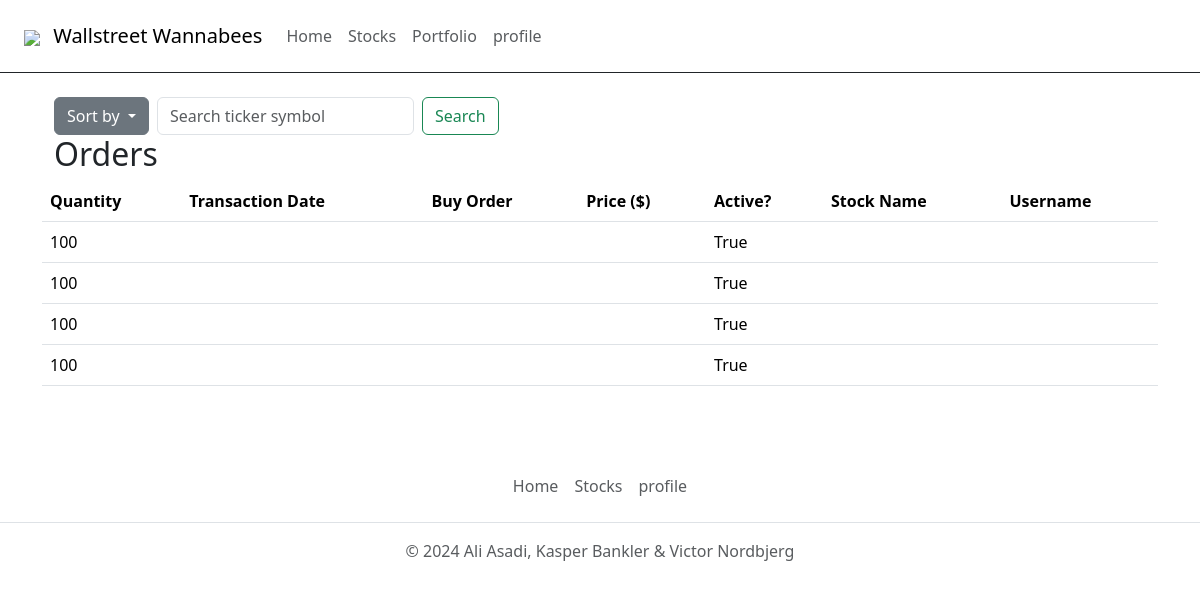
The page /portfolio/ (signed in) on the database its author committed.
### accounts/models.py (models this page shows, shortened)
class CustomUser(AbstractUser):
    balance=models.FloatField(default=100000)
    class Meta:
        app_label = 'accounts'

### portfolio/models.py (models this page shows, shortened)
class Order(models.Model):
    quantity = models.IntegerField(default=0)
    isActive = models.BooleanField(max_length=255, default=True)
    user = models.ForeignKey(CustomUser, on_delete=models.CASCADE)
    stock = models.ForeignKey(Stock, on_delete=models.CASCADE)

### portfolio/views.py (the view)
# urls.py: path('', views.index, name='index'),
@login_required
def index(request, sort=None):
    orders = Order.objects.filter(user=request.user, isActive=True)
    orders = list(orders.values())  # Konverterer orders til list af dictionaries
    if sort == 'price':
        quicksort(orders, 0, len(orders) - 1, "price", descending=True)
    return render(request, "index.html", {"orders": orders})

### portfolio/templates/index.html (shortened to what this page needs)
{% extends "base.html" %}
{% block content %}
<div class="container">
  <div class="row">
    <div class="col">
      <div class="d-flex align-items-center">
        <div class="dropdown">
          <a
            class="btn btn-secondary dropdown-toggle"
            href="#"
            role="button"
            data-bs-toggle="dropdown"
            aria-expanded="false"
          >
            Sort by
          </a>
        </div>
        <form class="d-flex ms-2" role="search" id="searchForm">
          <input
            class="form-control me-2"
            type="search"
            placeholder="Search ticker symbol"
            aria-label="Search"
            id="searchInput"
          />
          <button class="btn btn-outline-success" type="submit">Search</button>
        </form>
      </div>
      </div>
      <h2>Orders</h2>
      <table class="table">
        <thead>
          <tr>
            <th>Quantity</th>
            <th>Transaction Date</th>
            <th>Buy Order</th>
            <th>Price ($)</th>
            <th>Active?</th>
            <th>Stock Name</th>
            <th>Username</th>
          </tr>
        </thead>
        <tbody>
          {% for order in orders %}
            <tr>
              <td>{{ order.quantity }}</td>
              <td>{{ order.transactionDate }}</td>
              <td>{{ order.isBuyOrder }}</td>
              <td>{{ order.price }}</td>
              <td>{{ order.isActive }}</td>
              <td>{{ order.stock }}</td>
              <td>{{ order.user }}</td>
            </tr>
          {% endfor %}
        </tbody>
      </table>
    </div>
  </div>
{% endblock %}

### templates/base.html (shortened to what this page needs)
<!DOCTYPE html>
<html lang="en">
  <head>
    <link
      href="https://cdn.jsdelivr.net/npm/bootstrap@5.3.3/dist/css/bootstrap.min.css"
      rel="stylesheet"
    />
  </head>
  <body>
    <nav class="navbar bg-body-white px-3 border-bottom border-dark">
      <div class="navbar">
        <a class="navbar-brand" href="/">
        <img class="img-fluid px-2" style="height:50px;" src="https://img.freepik.com/premium-vector/ww-logo-design_705304-609.jpg" />
        Wallstreet Wannabees
      </a>
          <a href="/" class="nav-link px-2 text-muted zoom">Home</a>
          <a href="/stocks" class="nav-link px-2 text-muted zoom">Stocks</a>
          <a href="/portfolio/" class="nav-link px-2 text-muted zoom">Portfolio</a>
          <a href="/accounts/{{user.username|yesno:"profile,login"}}" class=" zoom nav-link px-2 text-muted">{{user.username|yesno:"profile,login"}}</a>
        </div>
    </nav>
    <main class="container py-4 mains" >{% block content %} {% endblock %}</main>
    <footer class="py-3 my-4">
      <ul class="nav justify-content-center border-bottom pb-3 mb-3">
        <li class="nav-item">
          <a href="/" class="nav-link px-2 text-muted zoom">Home</a>
        </li>
        <li class="nav-item">
          <a href="/stocks" class="nav-link px-2 text-muted zoom">Stocks</a>
        </li>
        <li class="nav-item">
          <a href="/accounts/{{user.username|yesno:"profile,login"}}" class="nav-link px-2 text-muted zoom">{{user.username|yesno:"profile,login"}}</a>
        </li>
      </ul>
      <p class="text-center text-muted">
        &copy; 2024 Ali Asadi, Kasper Bankler & Victor Nordbjerg
      </p>
    </footer>
  </body>
</html>

### templates/base.html (style rules this page uses)
.zoom { transition: transform .4s; margin: 0 auto; }

### rows shown on the page
CustomUser: username "profile"
Order: quantity "100", isActive "True"
Order: quantity "100", isActive "True"
Order: quantity "100", isActive "True"
Order: quantity "100", isActive "True"
